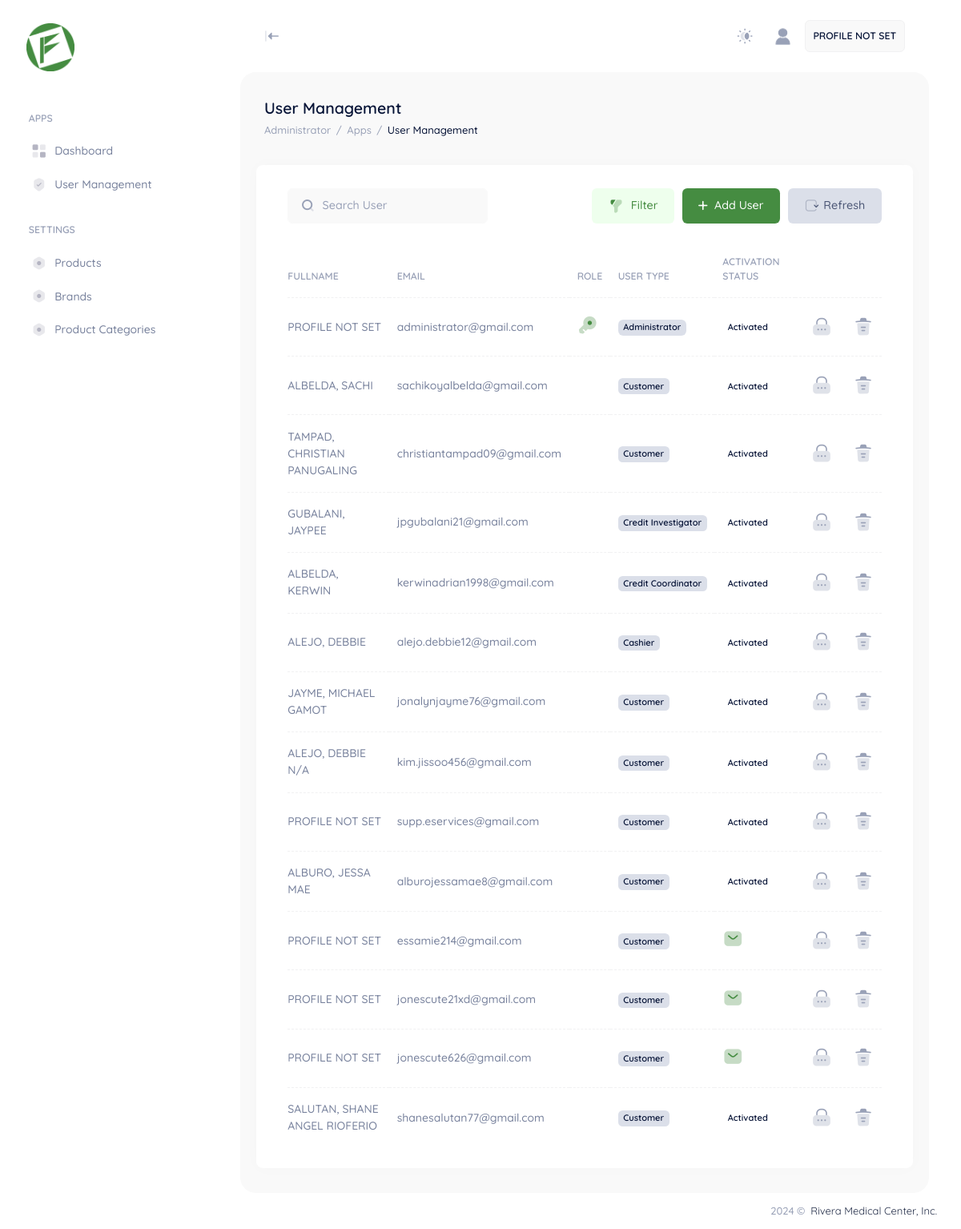
The app's page /user/administrator/usermanagement.php (signed in) with its own data.
### tables this page shows
CREATE TABLE IF NOT EXISTS `appsysusers` (
  `PK_appsysUsers` int NOT NULL AUTO_INCREMENT COMMENT 'AUTO GENERATED ID PER USER',
  `user_email` varchar(100) DEFAULT NULL COMMENT 'HASHED EMAIL',
  `user_password` longtext COMMENT 'HASHED PASSWORD',
  `user_empId` varchar(255) DEFAULT NULL COMMENT 'USER EMPLOYEE ID',
  `user_recoveryCode` varchar(255) DEFAULT NULL COMMENT 'HASHED RECOVERY CODE',
  `user_activationCode` varchar(255) DEFAULT NULL COMMENT 'HASHED ACTIVATION CODE',
  `user_secret` varchar(255) DEFAULT NULL,
  `isSecret` bit(1) DEFAULT NULL,
  `isActivated` bit(1) DEFAULT NULL,
  `isDisabled` bit(1) DEFAULT NULL,
  `isDeactivated` bit(1) DEFAULT NULL,
  `isAdmin` bit(1) DEFAULT NULL,
  `isCustomer` bit(1) DEFAULT NULL,
  `isBranchManager` bit(1) DEFAULT NULL,
  `isCreditInvestigator` bit(1) DEFAULT NULL,
  `isCreditCoordinator` bit(1) DEFAULT NULL,
  `isCashier` bit(1) DEFAULT NULL,
  `userLastname` longtext,
  `userFirstName` varchar(500) DEFAULT NULL,
  `userMiddleName` varchar(500) DEFAULT NULL,
  `userNickName` varchar(500) DEFAULT NULL,
  `userGender` int DEFAULT NULL,
  `userCivilStatus` varchar(500) DEFAULT NULL,
  `userNationality` varchar(500) DEFAULT NULL,
  `userAge` int DEFAULT NULL,
  `userDateofBirth` date DEFAULT NULL,
  `userPlaceofBirth` longtext,
  `userContactNumber` varchar(500) DEFAULT NULL,
  `userAddress` longtext,
  `userRegionCode` varchar(50) DEFAULT NULL,
  `userRegion` varchar(255) DEFAULT NULL,
  `userProvinceCode` varchar(50) DEFAULT NULL,
  `userProvince` varchar(255) DEFAULT NULL,
  `userCityCode` varchar(50) DEFAULT NULL,
  `userCity` varchar(255) DEFAULT NULL,
  `userBarangayCode` varchar(50) DEFAULT NULL,
  `userBarangay` varchar(255) DEFAULT NULL,
  `userFullName` varchar(500) DEFAULT NULL,
  `isProfileFilled` bit(1) DEFAULT NULL,
  `isSpouseFilled` bit(1) DEFAULT NULL,
  `isHomeOwnershipFilled` bit(1) DEFAULT NULL,
  `isEmploymentFilled` bit(1) DEFAULT NULL,
  `isPersonalPrefFilled` bit(1) DEFAULT NULL,
  `isChildrenFilled` bit(1) DEFAULT NULL,
  `isRelativesFilled` bit(1) DEFAULT NULL,
  `isNeighborFilled` bit(1) DEFAULT NULL,
  `isNew` int DEFAULT NULL,
  `isCiApproved` int DEFAULT NULL,
  `isCoordinatorApproved` int DEFAULT NULL,
  `lat` longtext,
  `long` longtext,
  PRIMARY KEY (`PK_appsysUsers`) USING BTREE
);

### user/administrator/usermanagement.php (the view, shortened to what the rows shown need)
<?php
include '../../app/sessions/AdministratorSession.php';
try {
    $conn = new PDO("mysql:host=$fa_dbserver;dbname=$fa_dbname", $fa_dbuser, $fa_dbpassword);
    $conn->setAttribute(PDO::ATTR_ERRMODE, PDO::ERRMODE_EXCEPTION);
    $user = $conn->prepare("SELECT * FROM appsysusers");
    $user->execute();
    $cuser = $user->rowCount();
} catch (PDOException $e) {
    echo "Error: " . $e->getMessage();
}
?>
<!DOCTYPE html>
<html lang="en">
<head>
    <link href="../../assets/plugins/custom/leaflet/leaflet.bundle.css" rel="stylesheet" type="text/css" />
    <link href="../../assets/plugins/custom/datatables/datatables.bundle.css" rel="stylesheet" type="text/css" />
    <link href="../../assets/plugins/global/plugins.bundle.css" rel="stylesheet" type="text/css" />
    <link href="../../assets/css/style.bundle.css" rel="stylesheet" type="text/css" />
    <link href="../../assets/css/custom.bundle.css" rel="stylesheet" type="text/css" />
</head>
<body id="kt_body" class="header-fixed header-tablet-and-mobile-fixed toolbar-enabled aside-fixed aside-default-enabled user-select-none">
    <div class="d-flex flex-column flex-root">
        <div class="page d-flex flex-row flex-column-fluid">
            <div class="wrapper d-flex flex-column flex-row-fluid" id="kt_wrapper">
                <div class="content fs-6 d-flex flex-column flex-column-fluid" id="kt_content">
                    <div class="toolbar" id="kt_toolbar">
                        <div class=" container-fluid d-flex flex-stack flex-wrap flex-sm-nowrap">
                            <div class="d-flex flex-column align-items-start justify-content-center flex-wrap me-2">
                                <h1 class="text-dark fw-bold my-1 fs-2">
                                    User Management <small class="text-muted fs-6 fw-normal ms-1"></small>
                                </h1>
                            </div>
                        </div>
                    </div>
                    <div class="post fs-6 d-flex flex-column-fluid" id="kt_post">
                        <div class="container-fluid">
                            <div class="row g-xl-12">
                                <div class="col-xxl-12">
                                    <div class="row g-xl-12">
                                        <div class="card">
                                            <div class="card-body py-4">
                                                <table class="table align-middle table-row-dashed fs-6 gy-5" id="tb_Usermanagement">
                                                    <thead>
                                                        <tr class="text-start text-muted fw-bold fs-7 text-uppercase gs-0">
                                                            <th>Fullname</th>
                                                            <th>Email</th>
                                                            <th>Role</th>
                                                            <th>User Type</th>
                                                            <th>Activation Status</th>
                                                            <th></th>
                                                        </tr>
                                                    </thead>
                                                    <tbody class="text-gray-600 fw-semibold">
                                                        <?php if ($cuser > 0) { ?>
                                                            <?php while ($ruser = $user->fetch(PDO::FETCH_ASSOC)) { ?>
                                                                <tr>
                                                                    <td>
                                                                        <?php if ($ruser["userFullName"] != "") { ?>
                                                                            <?php echo $ruser["userFullName"]; ?>
                                                                        <?php } else { ?>
                                                                            PROFILE NOT SET
                                                                        <?php } ?>
                                                                    </td>
                                                                    <td><?php echo $ruser["user_email"]; ?></td>
                                                                    <td>
                                                                        <?php if ($ruser["isAdmin"] == 1) { ?>
                                                                            <i class="ki-duotone ki-key fs-2x text-primary">
                                                                                <span class="path1"></span>
                                                                            </i>
                                                                        <?php } ?>
                                                                    </td>
                                                                    <td>
                                                                        <?php if ($ruser["isAdmin"] == 1) { ?>
                                                                            <span class="badge bg-secondary text-dark rounded">Administrator</span>
                                                                        <?php } ?>
                                                                        <?php if ($ruser["isCustomer"] == 1) { ?>
                                                                            <span class="badge bg-secondary text-dark">Customer</span>
                                                                        <?php } ?>
                                                                        <?php if ($ruser["isCreditInvestigator"] == 1) { ?>
                                                                            <span class="badge bg-secondary text-dark">Credit Investigator</span>
                                                                        <?php } ?>
                                                                        <?php if ($ruser["isCreditCoordinator"] == 1) { ?>
                                                                            <span class="badge bg-secondary text-dark">Credit Coordinator</span>
                                                                        <?php } ?>
                                                                        <?php if ($ruser["isCashier"] == 1) { ?>
                                                                            <span class="badge bg-secondary text-dark">Cashier</span>
                                                                        <?php } ?>
                                                                    </td>
                                                                    <td>
                                                                        <?php if ($ruser["isActivated"] == 0) { ?>
                                                                            <i class="ki-duotone ki-sms fs-2x text-primary">
                                                                                <span class="path1"></span>
                                                                            </i>
                                                                        <?php } else { ?>
                                                                            <span class="badge bg-darkgreen">Activated</span>
                                                                        <?php } ?>
                                                                    </td>
                                                                    <td class="text-end datainput">
                                                                        <div class="d-flex justify-content-end gap-2">
                                                                            <div class="tableaction-hover rounded pt-2 pb-1 ps-3 pe-3" data-ii-val="<?php echo $ruser["PK_appsysUsers"]; ?>" data-ii-input-lock-action="lock">
                                                                                <i class="ki-duotone ki-lock-2 fs-2x">
                                                                                    <span class="path1"></span>
                                                                                </i>
                                                                            </div>
                                                                            <div class="tableaction-hover rounded pt-2 pb-1 ps-3 pe-3" data-ii-val="<?php echo $ruser["PK_appsysUsers"]; ?>" data-ii-input-delete-action="delete">
                                                                                <i class="ki-duotone ki-trash fs-2x">
                                                                                    <span class="path1"></span>
                                                                                </i>
                                                                            </div>
                                                                        </div>
                                                                    </td>
                                                                </tr>
                                                            <?php } ?>
                                                        <?php } ?>
                                                    </tbody>
                                                </table>
                                            </div>
                                        </div>
                                    </div>
                                </div>
                            </div>
                        </div>
                    </div>
                </div>
            </div>
        </div>
    </div>
</body>
</html>

### records on screen
appsysusers: shows "PROFILE NOT SET", user_email "administrator@gmail.com", isAdmin "1" (drawn), isActivated "Activated"
appsysusers: userFullName "ALBELDA, SACHI", user_email "sachikoyalbelda@gmail.com", isCustomer "Customer", isActivated "Activated"
appsysusers: userFullName "TAMPAD, CHRISTIAN PANUGALING", user_email "christiantampad09@gmail.com", isCustomer "Customer", isActivated "Activated"
appsysusers: userFullName "GUBALANI, JAYPEE", user_email "jpgubalani21@gmail.com", isCreditInvestigator "Credit Investigator", isActivated "Activated"
appsysusers: userFullName "ALBELDA, KERWIN", user_email "kerwinadrian1998@gmail.com", isCreditCoordinator "Credit Coordinator", isActivated "Activated"
appsysusers: userFullName "ALEJO, DEBBIE", user_email "alejo.debbie12@gmail.com", isCashier "Cashier", isActivated "Activated"
appsysusers: userFullName "JAYME, MICHAEL GAMOT", user_email "jonalynjayme76@gmail.com", isCustomer "Customer", isActivated "Activated"
appsysusers: userFullName "ALEJO, DEBBIE N/A", user_email "kim.jissoo456@gmail.com", isCustomer "Customer", isActivated "Activated"
appsysusers: shows "PROFILE NOT SET", user_email "supp.eservices@gmail.com", isCustomer "Customer", isActivated "Activated"
appsysusers: userFullName "ALBURO, JESSA MAE", user_email "alburojessamae8@gmail.com", isCustomer "Customer", isActivated "Activated"
appsysusers: shows "PROFILE NOT SET", user_email "essamie214@gmail.com", isCustomer "Customer"
appsysusers: shows "PROFILE NOT SET", user_email "jonescute21xd@gmail.com", isCustomer "Customer"
appsysusers: shows "PROFILE NOT SET", user_email "jonescute626@gmail.com", isCustomer "Customer"
appsysusers: userFullName "SALUTAN, SHANE ANGEL RIOFERIO", user_email "shanesalutan77@gmail.com", isCustomer "Customer", isActivated "Activated"
